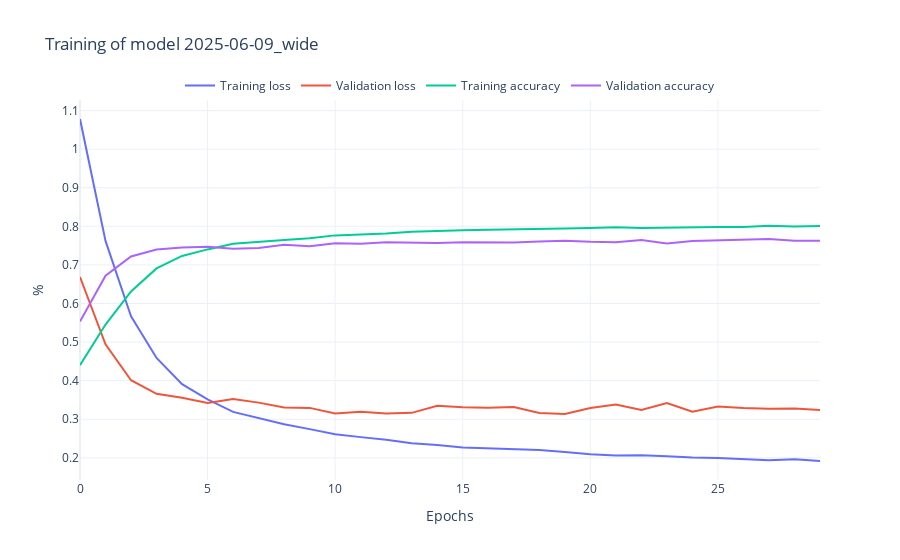

Here is the notebook cell this chart was saved with:
### Markdown cell above
#### Plot the training and validation loss

### Code cell
rst.plot_history(history_wide, model_wide_name)
